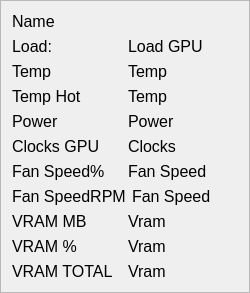
             <widget class="QFrame" name="GPU_frame">
              <property name="minimumSize">
               <size>
                <width>250</width>
                <height>250</height>
               </size>
              </property>
              <property name="frameShape">
               <enum>QFrame::Shape::StyledPanel</enum>
              </property>
              <property name="frameShadow">
               <enum>QFrame::Shadow::Raised</enum>
              </property>
              <layout class="QVBoxLayout" name="verticalLayout_12">
               <item>
                <layout class="QHBoxLayout" name="name_gpu_layout">
                 <property name="spacing">
                  <number>5</number>
                 </property>
                 <item>
                  <widget class="QLabel" name="name_gpu">
                   <property name="font">
                    <font>
                     <pointsize>12</pointsize>
                    </font>
                   </property>
                   <property name="frameShape">
                    <enum>QFrame::Shape::NoFrame</enum>
                   </property>
                   <property name="text">
                    <string>Name</string>
                   </property>
                  </widget>
                 </item>
                 <item>
                  <widget class="QLabel" name="value_name_gpu">
                   <property name="font">
                    <font>
                     <pointsize>12</pointsize>
                    </font>
                   </property>
                   <property name="frameShape">
                    <enum>QFrame::Shape::NoFrame</enum>
                   </property>
                   <property name="text">
                    <string/>
                   </property>
                  </widget>
                 </item>
                </layout>
               </item>
               <item>
                <layout class="QHBoxLayout" name="load_gpu_layout">
                 <item>
                  <widget class="QLabel" name="load_gpu">
                   <property name="font">
                    <font>
                     <pointsize>12</pointsize>
                    </font>
                   </property>
                   <property name="frameShape">
                    <enum>QFrame::Shape::NoFrame</enum>
                   </property>
                   <property name="text">
                    <string>Load:</string>
                   </property>
                  </widget>
                 </item>
                 <item>
                  <widget class="QLabel" name="value_load_gpu">
                   <property name="font">
                    <font>
                     <pointsize>12</pointsize>
                    </font>
                   </property>
                   <property name="frameShape">
                    <enum>QFrame::Shape::NoFrame</enum>
                   </property>
                   <property name="text">
                    <string>Load GPU</string>
                   </property>
                  </widget>
                 </item>
                </layout>
               </item>
               <item>
                <layout class="QHBoxLayout" name="temp_gpu_layout">
                 <item>
                  <widget class="QLabel" name="temp_gpu">
                   <property name="font">
                    <font>
                     <pointsize>12</pointsize>
                    </font>
                   </property>
                   <property name="frameShape">
                    <enum>QFrame::Shape::NoFrame</enum>
                   </property>
                   <property name="text">
                    <string>Temp</string>
                   </property>
                  </widget>
                 </item>
                 <item>
                  <widget class="QLabel" name="value_temp_gpu">
                   <property name="font">
                    <font>
                     <pointsize>12</pointsize>
                    </font>
                   </property>
                   <property name="frameShape">
                    <enum>QFrame::Shape::NoFrame</enum>
                   </property>
                   <property name="text">
                    <string>Temp</string>
                   </property>
                  </widget>
                 </item>
                </layout>
               </item>
               <item>
                <layout class="QHBoxLayout" name="tempHot_gpu_layout">
                 <item>
                  <widget class="QLabel" name="tempHot_gpu">
                   <property name="font">
                    <font>
                     <pointsize>12</pointsize>
                    </font>
                   </property>
                   <property name="frameShape">
                    <enum>QFrame::Shape::NoFrame</enum>
                   </property>
                   <property name="text">
                    <string>Temp Hot</string>
                   </property>
                  </widget>
                 </item>
                 <item>
                  <widget class="QLabel" name="value_temHot_gpu">
                   <property name="font">
                    <font>
                     <pointsize>12</pointsize>
                    </font>
                   </property>
                   <property name="frameShape">
                    <enum>QFrame::Shape::NoFrame</enum>
                   </property>
                   <property name="text">
                    <string>Temp</string>
                   </property>
                  </widget>
                 </item>
                </layout>
               </item>
               <item>
                <layout class="QHBoxLayout" name="power_gpu_layout">
                 <item>
                  <widget class="QLabel" name="power_gpu">
                   <property name="font">
                    <font>
                     <pointsize>12</pointsize>
                    </font>
                   </property>
                   <property name="frameShape">
                    <enum>QFrame::Shape::NoFrame</enum>
                   </property>
                   <property name="text">
                    <string>Power</string>
                   </property>
                  </widget>
                 </item>
                 <item>
                  <widget class="QLabel" name="value_power_gpu">
                   <property name="font">
                    <font>
                     <pointsize>12</pointsize>
                    </font>
                   </property>
                   <property name="frameShape">
                    <enum>QFrame::Shape::NoFrame</enum>
                   </property>
                   <property name="text">
                    <string>Power</string>
                   </property>
                  </widget>
                 </item>
                </layout>
               </item>
               <item>
                <layout class="QHBoxLayout" name="clocks_gpu_layout">
                 <item>
                  <widget class="QLabel" name="clocks_gpu">
                   <property name="font">
                    <font>
                     <pointsize>12</pointsize>
                    </font>
                   </property>
                   <property name="frameShape">
                    <enum>QFrame::Shape::NoFrame</enum>
                   </property>
                   <property name="text">
                    <string>Clocks GPU</string>
                   </property>
                  </widget>
                 </item>
                 <item>
                  <widget class="QLabel" name="value_clocks_gpu">
                   <property name="font">
                    <font>
                     <pointsize>12</pointsize>
                    </font>
                   </property>
                   <property name="frameShape">
                    <enum>QFrame::Shape::NoFrame</enum>
                   </property>
                   <property name="text">
                    <string>Clocks</string>
                   </property>
                  </widget>
                 </item>
                </layout>
               </item>
               <item>
                <layout class="QHBoxLayout" name="fanPer_gpu_layout">
                 <item>
                  <widget class="QLabel" name="fanPer_gpu">
                   <property name="font">
                    <font>
                     <pointsize>12</pointsize>
                    </font>
                   </property>
                   <property name="frameShape">
                    <enum>QFrame::Shape::NoFrame</enum>
                   </property>
                   <property name="text">
                    <string>Fan Speed%</string>
                   </property>
                  </widget>
                 </item>
                 <item>
                  <widget class="QLabel" name="value_fanPer_gpu">
                   <property name="font">
                    <font>
                     <pointsize>12</pointsize>
                    </font>
                   </property>
                   <property name="frameShape">
                    <enum>QFrame::Shape::NoFrame</enum>
                   </property>
                   <property name="text">
                    <string>Fan Speed</string>
                   </property>
                  </widget>
                 </item>
                </layout>
               </item>
               <item>
                <layout class="QHBoxLayout" name="fanRPM_gpu_layout">
                 <item>
                  <widget class="QLabel" name="fanRPM_gpu">
                   <property name="font">
                    <font>
                     <pointsize>12</pointsize>
                    </font>
                   </property>
                   <property name="frameShape">
                    <enum>QFrame::Shape::NoFrame</enum>
                   </property>
                   <property name="text">
                    <string>Fan SpeedRPM</string>
                   </property>
                  </widget>
                 </item>
                 <item>
                  <widget class="QLabel" name="value_fanRPM_gpu">
                   <property name="font">
                    <font>
                     <pointsize>12</pointsize>
                    </font>
                   </property>
                   <property name="frameShape">
                    <enum>QFrame::Shape::NoFrame</enum>
                   </property>
                   <property name="text">
                    <string>Fan Speed</string>
                   </property>
                  </widget>
                 </item>
                </layout>
               </item>
               <item>
                <layout class="QHBoxLayout" name="vramUMb_gpu_layout">
                 <item>
                  <widget class="QLabel" name="vramUMb_gpu">
                   <property name="font">
                    <font>
                     <pointsize>12</pointsize>
                    </font>
                   </property>
                   <property name="frameShape">
                    <enum>QFrame::Shape::NoFrame</enum>
                   </property>
                   <property name="text">
                    <string>VRAM MB</string>
                   </property>
                  </widget>
                 </item>
                 <item>
                  <widget class="QLabel" name="value_vramUMb_gpu">
                   <property name="font">
                    <font>
                     <pointsize>12</pointsize>
                    </font>
                   </property>
                   <property name="frameShape">
                    <enum>QFrame::Shape::NoFrame</enum>
                   </property>
                   <property name="text">
                    <string>Vram</string>
                   </property>
                  </widget>
                 </item>
                </layout>
               </item>
               <item>
                <layout class="QHBoxLayout" name="vramUPer_gpu_layout">
                 <item>
                  <widget class="QLabel" name="vramUPer_gpu">
                   <property name="font">
                    <font>
                     <pointsize>12</pointsize>
                    </font>
                   </property>
                   <property name="frameShape">
                    <enum>QFrame::Shape::NoFrame</enum>
                   </property>
                   <property name="text">
                    <string>VRAM %</string>
                   </property>
                  </widget>
                 </item>
                 <item>
                  <widget class="QLabel" name="value_vramUPer_gpu">
                   <property name="font">
                    <font>
                     <pointsize>12</pointsize>
                    </font>
                   </property>
                   <property name="frameShape">
                    <enum>QFrame::Shape::NoFrame</enum>
                   </property>
                   <property name="text">
                    <string>Vram</string>
                   </property>
                  </widget>
                 </item>
                </layout>
               </item>
               <item>
                <layout class="QHBoxLayout" name="vram_total_gpu_layout">
                 <item>
                  <widget class="QLabel" name="vram_total_gpu">
                   <property name="font">
                    <font>
                     <pointsize>12</pointsize>
                    </font>
                   </property>
                   <property name="frameShape">
                    <enum>QFrame::Shape::NoFrame</enum>
                   </property>
                   <property name="text">
                    <string>VRAM TOTAL</string>
                   </property>
                  </widget>
                 </item>
                 <item>
                  <widget class="QLabel" name="value_vram_total_gpu">
                   <property name="font">
                    <font>
                     <pointsize>12</pointsize>
                    </font>
                   </property>
                   <property name="frameShape">
                    <enum>QFrame::Shape::NoFrame</enum>
                   </property>
                   <property name="text">
                    <string>Vram</string>
                   </property>
                  </widget>
                 </item>
                </layout>
               </item>
              </layout>
             </widget>
